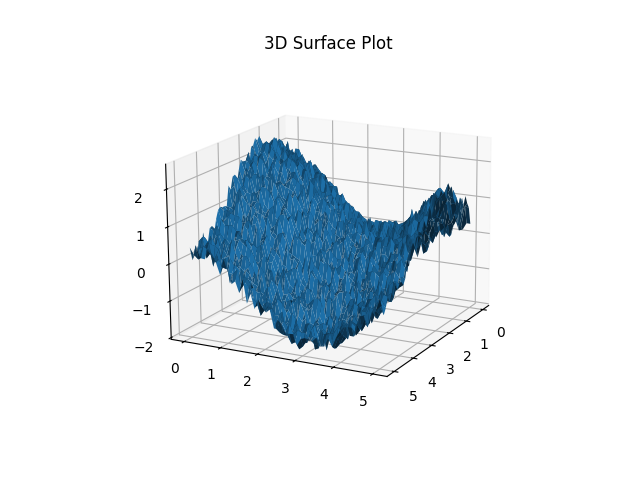

Write Python code to recreate this figure.
from mpl_toolkits import mplot3d
import torch
import numpy as np
import matplotlib.pyplot as plt

def noise(shape, low=-1.0, high=1.0):
    return (high - low) * torch.rand(shape) + low

def fn(x):
    return (
        torch.sin(x[:, 0].unsqueeze(1))
        + torch.cos(x[:, 1].unsqueeze(1))
        + noise((x.shape[0], 1), low=0, high=0.6)
    ) # x[:, 0] are xs; x[:, 0] are the ys

fig = plt.figure()
ax = plt.axes(projection='3d')

grid_size = 50
x = torch.linspace(0, 5, grid_size)
y = torch.linspace(0, 5, grid_size)
X, Y = torch.meshgrid(x, y, indexing='ij')

XY = torch.stack([X.reshape(-1), Y.reshape(-1)], dim=1)

Z = fn(XY).reshape(grid_size, grid_size)

X = X.numpy()
Y = Y.numpy()
Z = Z.detach().numpy()

ax.plot_surface(X, Y, Z)

ax.set_title("3D Surface Plot")
plt.show()
